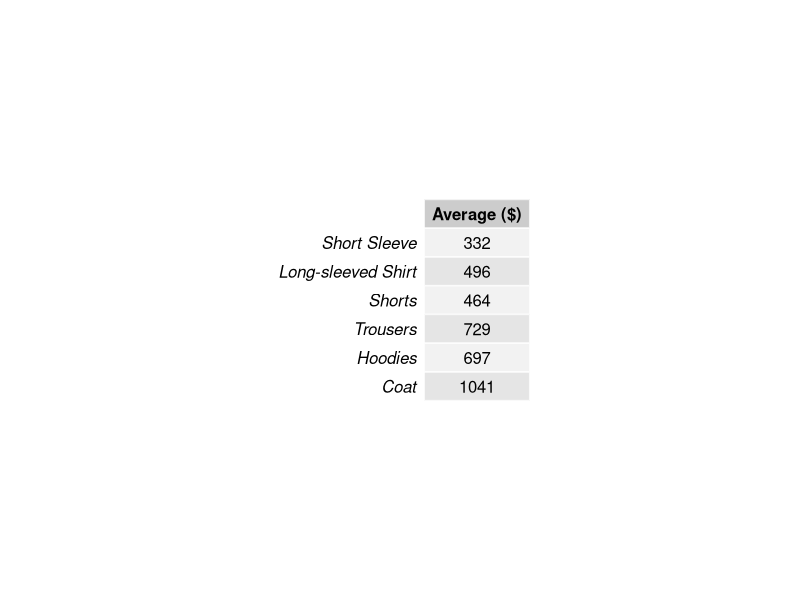
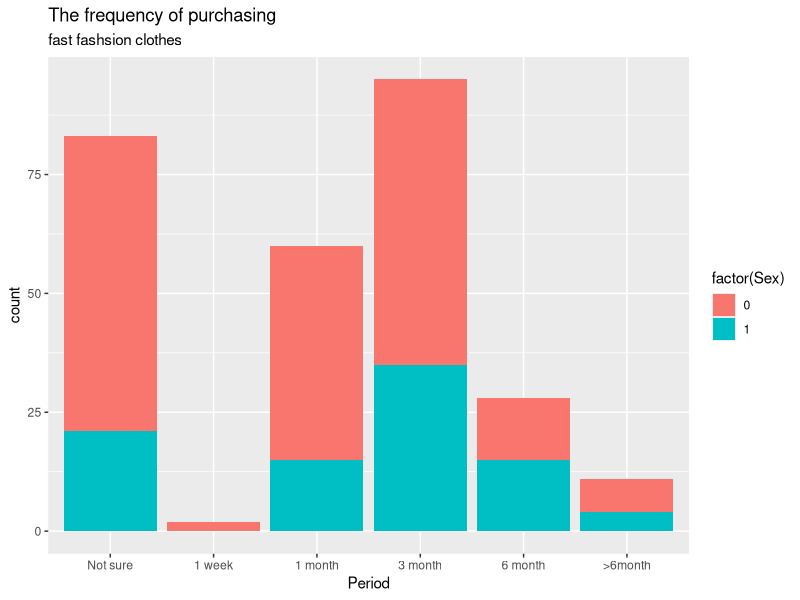
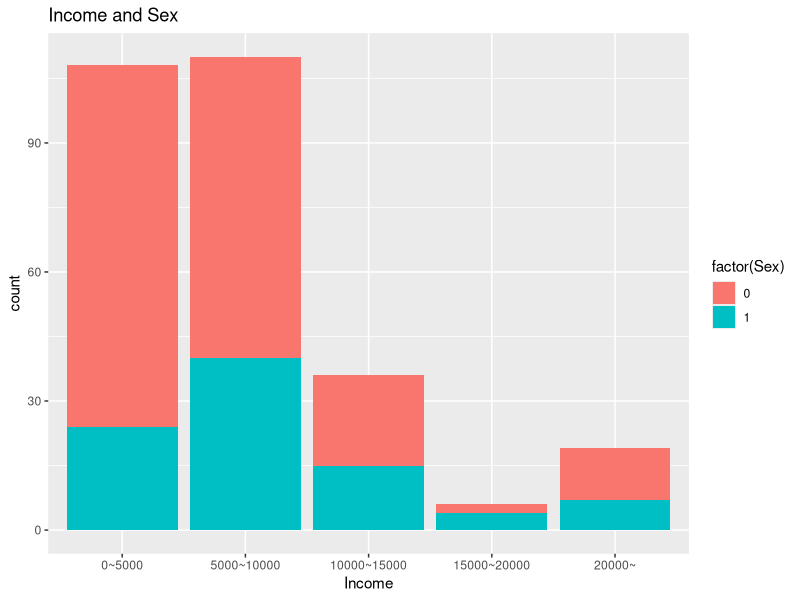
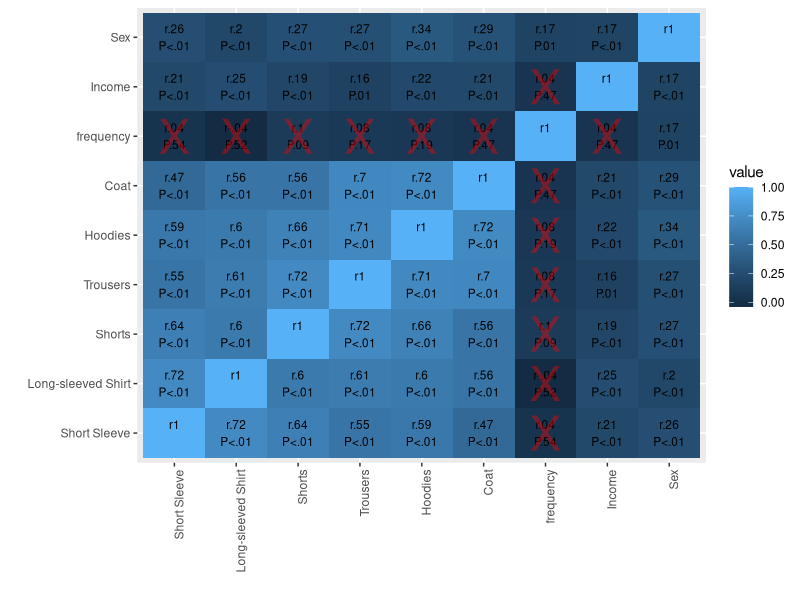
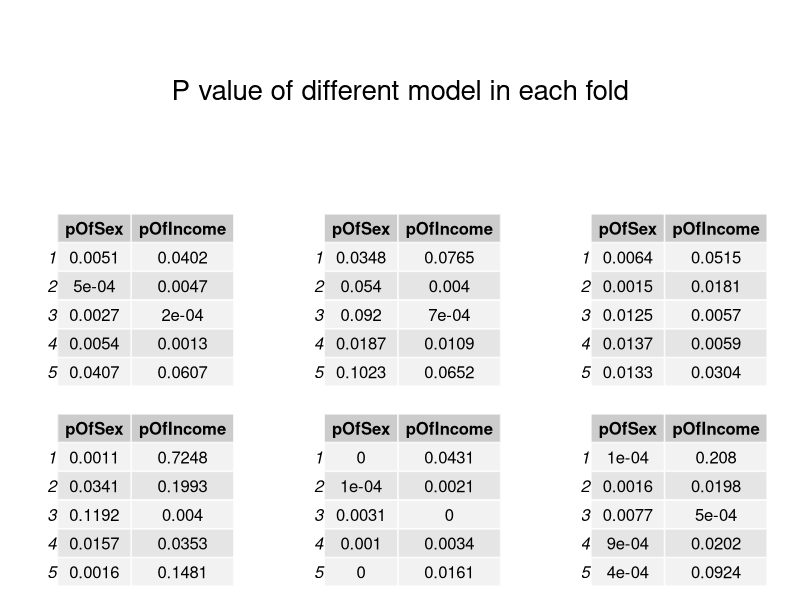
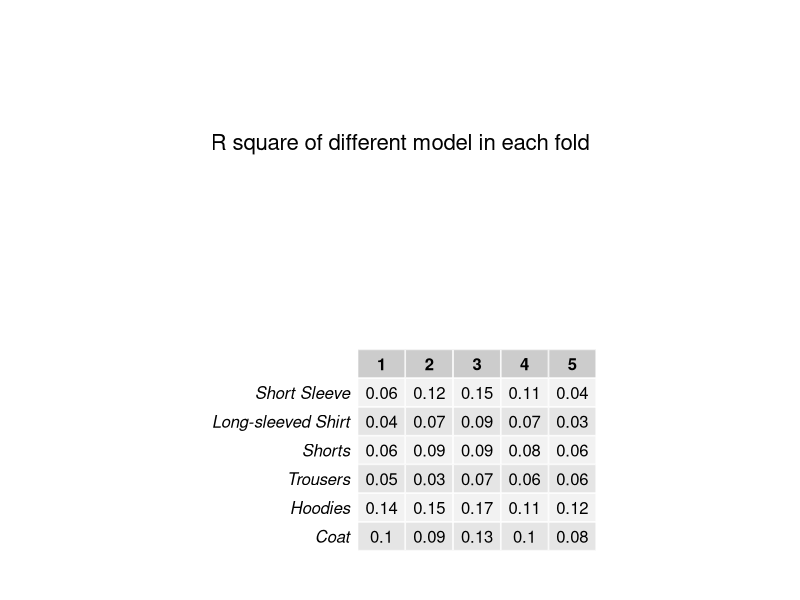

These charts were generated, in order, by the following R code:
# Load packages
library('ggplot2') #visualization
library('ggthemes') # visualization
library('gridExtra') # visualization
library('grid') # visualization
library("Hmisc") # correlation
library("reshape2") # correlation

set.seed(101)

#read file
data <- read.csv("data.csv", header = T, stringsAsFactors = F)

#Visualization
#Willing to pay how much money to buy fast fashion clothes?
willToPay <- matrix(0, 6,1)
colnames(willToPay) = c("Average ($)")
rownames(willToPay) = c("Short Sleeve","Long-sleeved Shirt","Shorts","Trousers","Hoodies","Coat")
willToPay[,] = round(c(mean(data[,5]),mean(data[,6]),mean(data[,7]),mean(data[,8]),mean(data[,9]),mean(data[,10])),0)
plot.new()
grid.table(willToPay)

#Purchasing frequency and Sex
ggplot(data = data) + 
  geom_bar(mapping = aes(x = factor(data[,4]), fill = factor(Sex)))+ 
  labs(x = "Period", title="The frequency of purchasing",subtitle= "fast fashsion clothes")+
  scale_x_discrete( breaks = c("0","1","4","12","24","30"), labels=c("Not sure","1 week","1 month","3 month","6 month",">6month"))

#Income and Sex
ggplot(data = data) + 
  geom_bar(mapping = aes(x = factor(data[,65]), fill = factor(Sex)))+ 
  labs(x = "Income", title="Income and Sex")+
  scale_x_discrete( breaks = c("2500","7500","12500","17500","25000"), labels=c("0~5000","5000~10000","10000~15000","15000~20000","20000~"))

#Spearman rank correlation
spearman <- data[,5:10]
spearman[,7] <- data[,4]
spearman[,8] <- data[,65]
spearman[,9] <- data[,63]
colnames(spearman) <- c("Short Sleeve","Long-sleeved Shirt","Shorts","Trousers","Hoodies","Coat","frequency","Income","Sex")
abbreviateSTR <- function(value, prefix){  # format string more concisely
  lst = c()
  for (item in value) {
    if (is.nan(item) || is.na(item)) { # if item is NaN return empty string
      lst <- c(lst, '')
      next
    }
    item <- round(item, 2) # round to two digits
    if (item == 0) { # if rounding results in 0 clarify
      item = '<.01'
    }
    item <- as.character(item)
    item <- sub("(^[0])+", "", item)    # remove leading 0: 0.05 -> .05
    item <- sub("(^-[0])+", "-", item)  # remove leading -0: -0.05 -> -.05
    lst <- c(lst, paste(prefix, item, sep = ""))
  }
  return(lst)
}

cormatrix <- rcorr(as.matrix(spearman), type='spearman')
cordata = melt(cormatrix$r)
cordata$labelr = abbreviateSTR(melt(cormatrix$r)$value, 'r')
cordata$labelP = abbreviateSTR(melt(cormatrix$P)$value, 'P')
cordata$label = paste(cordata$labelr, "\n", 
                      cordata$labelP, sep = "")
cordata$strike = ""
cordata$strike[cormatrix$P > 0.05] = "X"

txtsize <- par('din')[2] / 2
ggplot(cordata, aes(x=Var1, y=Var2, fill=value)) + geom_tile() + 
  theme(axis.text.x = element_text(angle=90, hjust=TRUE)) +
  xlab("") + ylab("") + 
  geom_text(label=cordata$label, size=txtsize) + 
  geom_text(label=cordata$strike, size=txtsize * 4, color="red", alpha=0.4)
#p of frequency all > 0.05, can't reject h0
#all p between income and other clothes < 0.05, reject h0 
#but correlation coefficient all between 0.16~0.25, Modestly correlated
#all p between sex and other clothes < 0.05, reject h0 
#but correlation coefficient all between 0.20~0.34, Modestly correlated

#Linear regression, k fold validation
#Setting before splitting data
k=5
folds <- cut(seq(1,nrow(data)),breaks=k,labels=FALSE)
folds <- sample(folds, nrow(data))
p1 <- data.frame()
p2 <- data.frame()
p3 <- data.frame()
p4 <- data.frame()
p5 <- data.frame()
p6 <- data.frame()
r1 <- c()
r1 <- c()
r2 <- c()
r3 <- c()
r4 <- c()
r5 <- c()
r6 <- c()
for(i in 1:k) {
      # actual split of the data
      fold.test <- which(folds == i)
      if(i<k){
        fold.valid <- which(folds == i+1)
        fold.train <- which((folds != i) & (folds!=i+1))
      }else{
        fold.valid <- which(folds == 1)
        fold.train <- which((folds != i) & (folds!=1))
      }
      data.train <- data[fold.train,]
      data.test <- data[fold.test,]
      data.valid <- data[fold.valid,]
      # train and test the model
      L1 <- lm(formula = short_sleeve~factor(Sex)+Income,data = data.train)
      L2 <- lm(formula = long_sleeved_shirt~factor(Sex)+Income,data = data.train)
      L3 <- lm(formula = shorts~factor(Sex)+Income,data = data.train)
      L4 <- lm(formula = trousers~factor(Sex)+Income,data = data.train)
      L5 <- lm(formula = hoodies~factor(Sex)+Income,data = data.train)
      L6 <- lm(formula = coat~factor(Sex)+Income,data = data.train)
      r1[i] <- summary(L1)$adj.r.squared
      r2[i] <- summary(L2)$adj.r.squared
      r3[i] <- summary(L3)$adj.r.squared
      r4[i] <- summary(L4)$adj.r.squared
      r5[i] <- summary(L5)$adj.r.squared
      r6[i] <- summary(L6)$adj.r.squared
      p1[i,1] <- round(summary(L1)$coef[2,"Pr(>|t|)"],4)
      p1[i,2] <- round(summary(L1)$coef[3,"Pr(>|t|)"],4)
      p2[i,1] <- round(summary(L2)$coef[2,"Pr(>|t|)"],4)
      p2[i,2] <- round(summary(L2)$coef[3,"Pr(>|t|)"],4)
      p3[i,1] <- round(summary(L3)$coef[2,"Pr(>|t|)"],4)
      p3[i,2] <- round(summary(L3)$coef[3,"Pr(>|t|)"],4)
      p4[i,1] <- round(summary(L4)$coef[2,"Pr(>|t|)"],4)
      p4[i,2] <- round(summary(L4)$coef[3,"Pr(>|t|)"],4)
      p5[i,1] <- round(summary(L5)$coef[2,"Pr(>|t|)"],4)
      p5[i,2] <- round(summary(L5)$coef[3,"Pr(>|t|)"],4)
      p6[i,1] <- round(summary(L6)$coef[2,"Pr(>|t|)"],4)
      p6[i,2] <- round(summary(L6)$coef[3,"Pr(>|t|)"],4)
}
colnames(p1) <- c("pOfSex","pOfIncome")
colnames(p2) <- c("pOfSex","pOfIncome")
colnames(p3) <- c("pOfSex","pOfIncome")
colnames(p4) <- c("pOfSex","pOfIncome")
colnames(p5) <- c("pOfSex","pOfIncome")
colnames(p6) <- c("pOfSex","pOfIncome")

trainResult1 <- data.frame(actualValue=data.train$short_sleeve,predictValue=fitted(L1))
trainResult2 <- data.frame(actualValue=data.train$long_sleeved_shirt,predictValue=fitted(L2))
trainResult3 <- data.frame(actualValue=data.train$shorts,predictValue=fitted(L3))
trainResult4 <- data.frame(actualValue=data.train$trousers,predictValue=fitted(L4))
trainResult5 <- data.frame(actualValue=data.train$hoodies,predictValue=fitted(L5))
trainResult6 <- data.frame(actualValue=data.train$coat,predictValue=fitted(L6))
validResult1 <- data.frame(actualValue=data.valid$short_sleeve,predictValue=predict(L1,data.valid,type="response"))
validResult2 <- data.frame(actualValue=data.valid$long_sleeved_shirt,predictValue=predict(L2,data.valid,type="response"))
validResult3 <- data.frame(actualValue=data.valid$shorts,predictValue=predict(L3,data.valid,type="response"))
validResult4 <- data.frame(actualValue=data.valid$trousers,predictValue=predict(L4,data.valid,type="response"))
validResult5 <- data.frame(actualValue=data.valid$hoodies,predictValue=predict(L5,data.valid,type="response"))
validResult6 <- data.frame(actualValue=data.valid$coat,predictValue=predict(L6,data.valid,type="response"))
testResult1 <- data.frame(actualValue=data.test$short_sleeve,predictValue=predict(L1,data.test,type="response"))
testResult2 <- data.frame(actualValue=data.test$long_sleeved_shirt,predictValue=predict(L2,data.test,type="response"))
testResult3 <- data.frame(actualValue=data.test$shorts,predictValue=predict(L3,data.test,type="response"))
testResult4 <- data.frame(actualValue=data.test$trousers,predictValue=predict(L4,data.test,type="response"))
testResult5 <- data.frame(actualValue=data.test$hoodies,predictValue=predict(L5,data.test,type="response"))
testResult6 <- data.frame(actualValue=data.test$coat,predictValue=predict(L6,data.test,type="response"))

#Table of p
plot.new()
grid.arrange(
  textGrob("", 
           vjust=0, gp=gpar(fontsize=20)),
  textGrob("P value of different model in each fold", 
           vjust=0, gp=gpar(fontsize=20)),
  textGrob("", 
           vjust=0, gp=gpar(fontsize=20)),
  tableGrob(p1),
  tableGrob(p2),
  tableGrob(p3),
  tableGrob(p4),
  tableGrob(p5),
  tableGrob(p6),
  nrow=3)

#Table of R square
rSquare <- matrix(0, 6,k)
colnames(rSquare) <- c(1:k)
rownames(rSquare) <- c("Short Sleeve","Long-sleeved Shirt","Shorts","Trousers","Hoodies","Coat")
rSquare[1,1:k] = r1
rSquare[2,1:k] = r2
rSquare[3,1:k] = r3
rSquare[4,1:k] = r4
rSquare[5,1:k] = r5
rSquare[6,1:k] = r6
rSquare <- round(rSquare,2)
plot.new()
grid.arrange(
  textGrob("R square of different model in each fold", 
           vjust=0, gp=gpar(fontsize=16)),
  tableGrob(rSquare),
  nrow=2)
